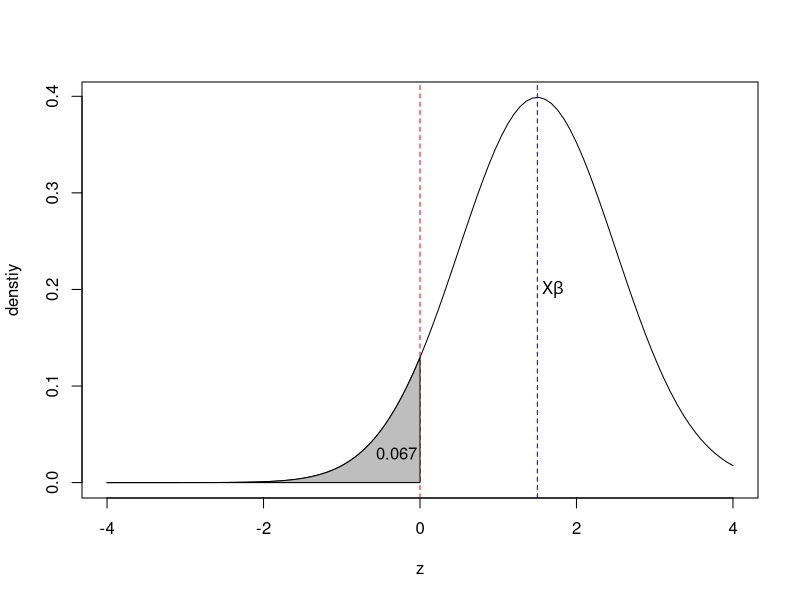
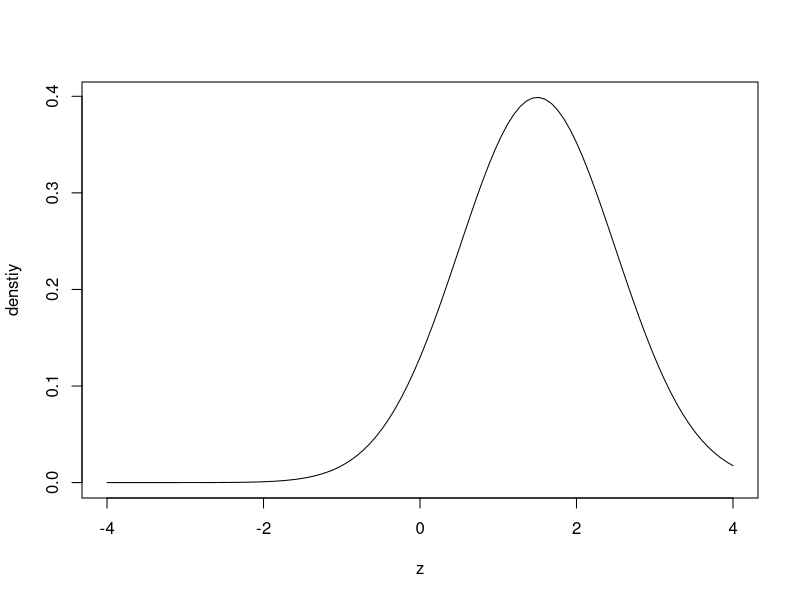
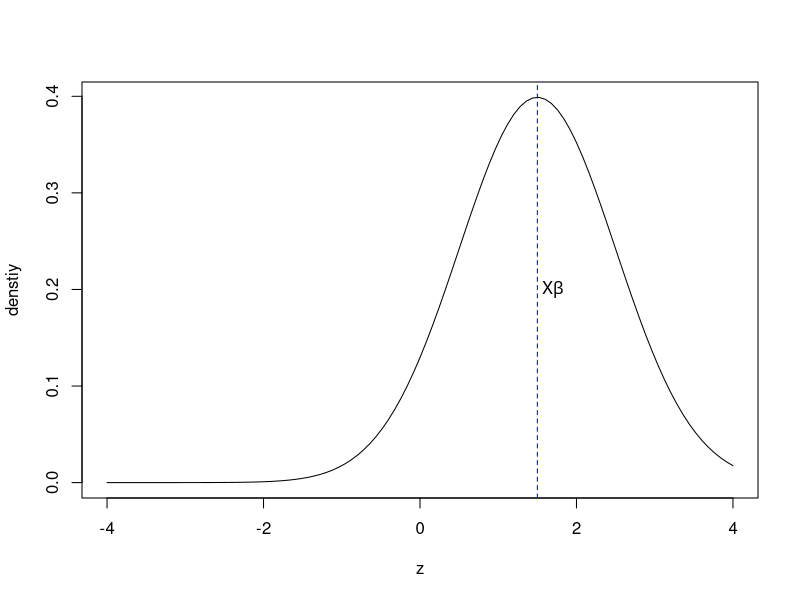
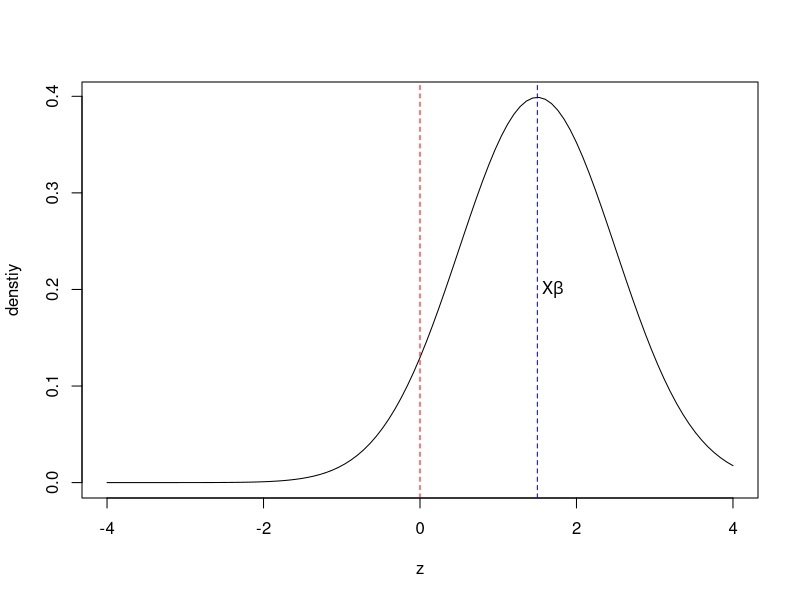
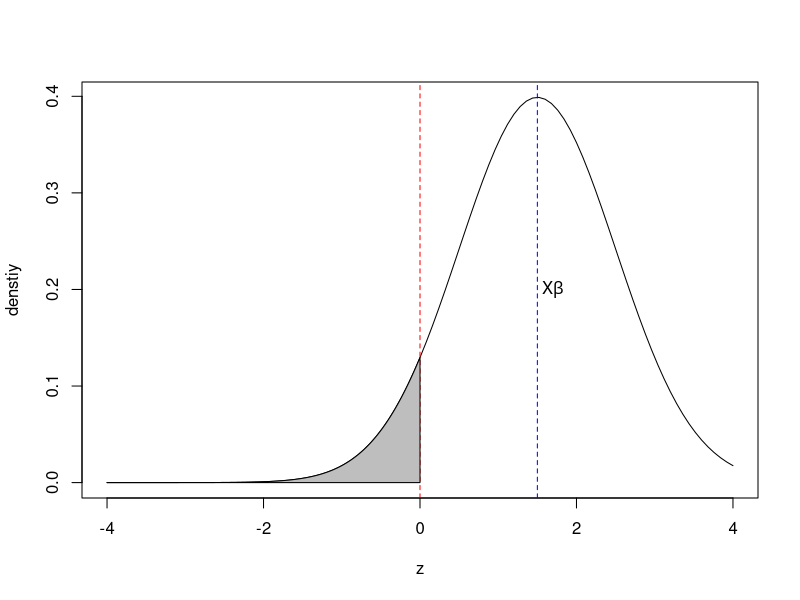
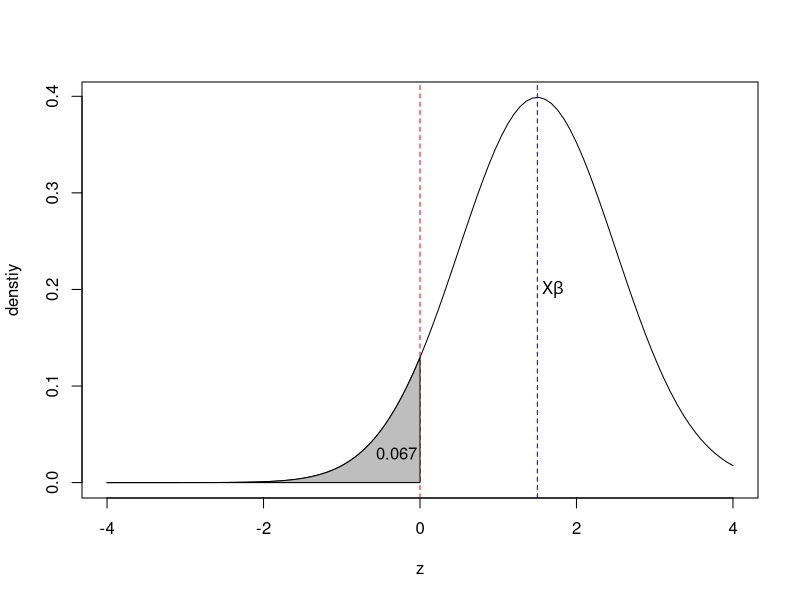

The R script that drew these images, in order:
curve(dnorm(x,mean=1.5), -4, 4, xlab="z", ylab="denstiy")
abline(v=1.5, lty="dashed", col="blue")
text(1.7,0.2,expression(X * beta))
abline(v=0, lty="dashed", col="red")

x <- c(-4,seq(-4,0,by=0.01),0,-4)
y <- c(0,dnorm(seq(-4,0,by=0.01),mean=1.5),0,0)
polygon(x,y,col="grey")
text(-0.3, 0.03, round(pnorm(-1.5),3))

pdf("img/fig02a.pdf", height=5, width=8)
curve(dnorm(x,mean=1.5), -4, 4, xlab="z", ylab="denstiy")
dev.off()

pdf("img/fig02b.pdf", height=5, width=8)
curve(dnorm(x,mean=1.5), -4, 4, xlab="z", ylab="denstiy")
abline(v=1.5, lty="dashed", col="blue")
text(1.7,0.2,expression(X * beta))
dev.off()

pdf("img/fig02c.pdf", height=5, width=8)
curve(dnorm(x,mean=1.5), -4, 4, xlab="z", ylab="denstiy")
abline(v=1.5, lty="dashed", col="blue")
abline(v=0, lty="dashed", col="red")
text(1.7,0.2,expression(X * beta))
dev.off()

pdf("img/fig02d.pdf", height=5, width=8)
curve(dnorm(x,mean=1.5), -4, 4, xlab="z", ylab="denstiy")
abline(v=1.5, lty="dashed", col="blue")
text(1.7,0.2,expression(X * beta))
abline(v=0, lty="dashed", col="red")
x <- c(-4,seq(-4,0,by=0.01),0,-4)
y <- c(0,dnorm(seq(-4,0,by=0.01),mean=1.5),0,0)
polygon(x,y,col="grey")
dev.off()

pdf("img/fig02e.pdf", height=5, width=8)
curve(dnorm(x,mean=1.5), -4, 4, xlab="z", ylab="denstiy")
abline(v=1.5, lty="dashed", col="blue")
text(1.7,0.2,expression(X * beta))
abline(v=0, lty="dashed", col="red")
x <- c(-4,seq(-4,0,by=0.01),0,-4)
y <- c(0,dnorm(seq(-4,0,by=0.01),mean=1.5),0,0)
polygon(x,y,col="grey")
text(-0.3, 0.03, round(pnorm(-1.5),3))
dev.off()


